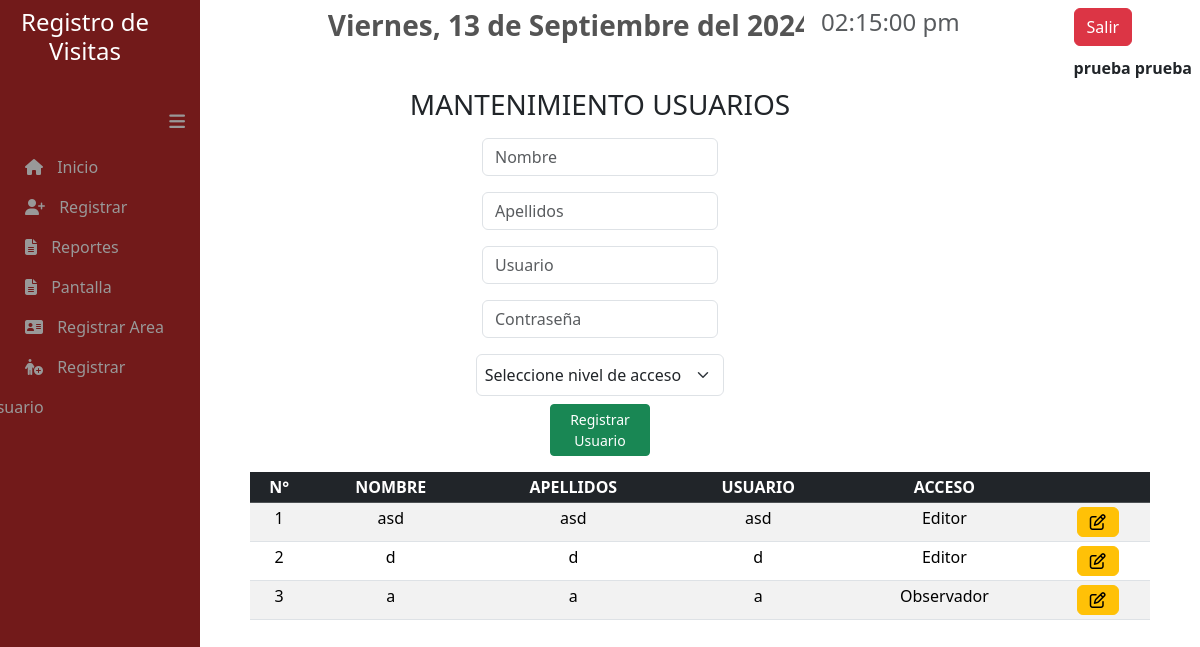
Before: /Vista/usuario.php (signed in) with the older database file.
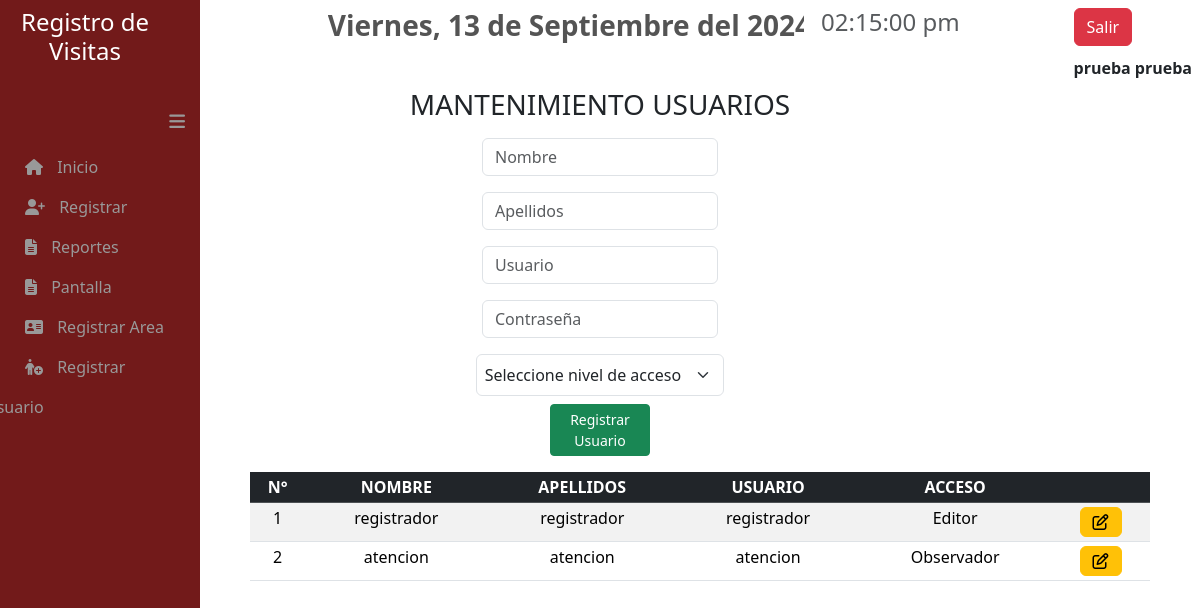
After: the same page with the newer database file.
### tables this page shows
CREATE TABLE IF NOT EXISTS `usuarios` (
  `id` int(11) NOT NULL,
  `nombre` varchar(255) NOT NULL,
  `apellidos` varchar(255) NOT NULL,
  `usuario` varchar(255) NOT NULL,
  `contra` varchar(255) NOT NULL,
  `nivel` int(5) NOT NULL
);

### Modelo/conexion.php (called while the page is built, shortened)
<?php
class conectar
{
	private $miConexion;
	function __construct()
	{
		$this->servername = "localhost";
		$this->database = "registro_visitas";
		$this->username = "root";
		$this->password = "";
		$this->host = "3306";
		$this->miConexion = new mysqli($this->servername, $this->username, $this->password, $this->database, $this->host);
	}
	function Ejecutar_Consulta($strQuery)
	{
		$resultado = $this->miConexion->query($strQuery);
		return $resultado;
	}
}

### Modelo/M_usuario.php (called while the page is built, shortened)
<?php
require_once 'conexion.php';
class M_usuario
{
    function traer_usuario(){
        $query="select * from usuarios where nivel !=1";
        $conn = new conectar();
        $resultado = $conn->Ejecutar_Consulta($query);
        return $resultado;
    }
}

### Vista/usuario.php (the view, shortened to what this page needs)
<?php
include "../Vista/menu.php";
require_once '../Modelo/M_usuario.php';
?>
<html>
<head>
    <link href="https://cdn.jsdelivr.net/npm/bootstrap@5.3.3/dist/css/bootstrap.min.css" rel="stylesheet"
>
</head>
<body>
    <center><h3>MANTENIMIENTO USUARIOS</h3></center>
    <form action="../Controlador/C_agregar_usuario.php" method="POST">
        <div>
            <div class="d-grid gap-2  mx-auto p-2" style="width:21%">
                <input type="text" class="form-control " name="nombre_usuario" id="nombre_usuario" placeholder="Nombre"
                    required>
            </div>
            <div class="d-grid gap-2  mx-auto p-2" style="width:21%">
                <input type="text" class="form-control " name="apellido_usuario" id="apellido_usuario"
                    placeholder="Apellidos" required>
            </div>
            <div class="d-grid gap-2  mx-auto p-2" style="width:21%">
                <input type="text" class="form-control " name="usuario" id="usuario" placeholder="Usuario" required>
            </div>
            <div class="d-grid gap-2  mx-auto p-2" style="width:21%">
                <input type="text" class="form-control " name="contra" id="contra" placeholder="Contraseña" required>
            </div>
            <div class="mx-auto p-2">
                <select class="form-select mx-auto p-2" style="width:21%" name="nivel" id="nivel" required>
                    <option selected value="" disabled>Seleccione nivel de acceso</option>
                </select>
            </div>
        </div>
        <div class="d-grid gap-2 col-1 mx-auto">
            <button type="submit" class="btn btn-success btn-sm" name="btn_guardar" id="btn_guardar"
                value="ok">Registrar Usuario</button>
        </div>
    </form>
    <div style="margin-left:250px;margin-right:50px;">
        <table class="table table-striped table-hover table-sm" id="mitabla">
            <thead class="table-dark">
                <tr>
                    <th scope="col" style="width: fit-content">
                        <center>N°</center>
                    </th>
                    <th scope="col" style="width: fit-content">
                        <center>NOMBRE</center>
                    </th>
                    <th scope="col" style="width: fit-content">
                        <center>APELLIDOS</center>
                    </th>
                    <th scope="col" style="width: fit-content">
                        <center>USUARIO</center>
                    </th>
                    <th scope="col" style="width: fit-content">
                        <center>ACCESO</center>
                    </th>
                    <th></th>
                </tr>
            </thead>
            <tbody>
                <?php
                $consulta = new M_usuario();
                $resultado = $consulta->traer_usuario();
                $num = 1;
                while ($datos = $resultado->fetch_object()) { ?>
                    <tr>
                        <td style="width: fit-content">
                            <center><?php echo $num; ?></center>
                        </td>
                        <td style="width: fit-content">
                            <center><?php echo $datos->nombre; ?></center>
                        </td>
                        <td style="width: fit-content">
                            <center><?php echo $datos->apellidos; ?></center>
                        </td>
                        <td style="width: fit-content">
                            <center><?php echo $datos->usuario; ?></center>
                        </td>
                        <td style="width: fit-content">
                            <center>
                                <?php
                                if($datos->nivel == 2){
                                    echo "Editor";
                                }elseif($datos->nivel == 3){
                                    echo "Observador";
                                }
                                ?>
                            </center>
                        </td>
                        <td style="width: fit-content;">
                            <center> <a href="editar.php?id=<?php echo $datos->id ?>" class="btn btn-small btn-warning"
                                    title="Editar"><i class="fa-regular fa-pen-to-square"></i></a>
                            </center>
                        </td>
                    </tr>
                    <?php $num = $num + 1;
                } ?>
            </tbody>
        </table>
    </div>
</body>

### Vista/menu.php (shortened to what this page needs)
<html>
<head>
  <link href="https://cdn.jsdelivr.net/npm/bootstrap@5.3.3/dist/css/bootstrap.min.css" rel="stylesheet"
>
  <link href="https://cdn.datatables.net/2.1.3/css/dataTables.bootstrap4.min.css" rel="stylesheet">
  <link href="https://cdn.datatables.net/autofill/2.7.0/css/autoFill.bootstrap4.css" rel="stylesheet">
  <link href="https://cdn.datatables.net/buttons/3.1.1/css/buttons.bootstrap4.min.css" rel="stylesheet">
  <link href="../CSS/menu.css" rel="stylesheet">
</head>
<?php
$numero_dia = date('N');
$dia = date('d');
$mes = date('m');
$año = date('Y');
$nombre_mes = array(
  '01' => 'Enero',
  '02' => 'Febrero',
  '03' => 'Marzo',
  '04' => 'Abril',
  '05' => 'Mayo',
  '06' => 'Junio',
  '07' => 'Julio',
  '08' => 'Agosto',
  '09' => 'Septiembre',
  '10' => 'Octubre',
  '11' => 'Noviembre',
  '12' => 'Diciembre'
);
$dias_semana = [
  '',
  'Lunes',
  'Martes',
  'Miercoles',
  'Jueves',
  'Viernes',
  'Sabado',
  'Domingo',
];
$fecha = $dias_semana[$numero_dia] . ', ' . $dia . ' de ' . $nombre_mes[$mes] . ' del ' . $año . '.';
?>
<body>
  <div class="justify-content-between d-flex ">
    <div id="wrapper">
      <div id="sidebar-wrapper">
        <ul class="sidebar-nav" style="margin-left:5px;">
          <h4 class="text-white text-center p-2">Registro de Visitas</h4>
          <li class="sidebar-brand">
            <a id="menu-toggle" style="margin-top:20px;float:right;" title="Ocultar Menu"> <i class="fa fa-bars"></i>
          </li>
          <li>
            <a href="inicio.php"><i class="fa-sharp-duotone fa-solid fa-house" aria-hidden="true"> </i> <span
                style="margin-left:10px;">Inicio</span> </a>
          </li>
          <li>
            <a href="registrar.php"> <i class="fa-solid fa-user-plus" aria-hidden="true"></i> <span
                style="margin-left:10px;">
                Registrar</span> </a>
          </li>
          <li>
            <a href="reportes.php"> <i class="fa-solid fa-file-lines" aria-hidden="true"></i> <span
                style="margin-left:10px;">
                Reportes</span> </a>
          </li>
          <li>
            <a href="pantalla.php"> <i class="fa-solid fa-file-lines" aria-hidden="true"></i> <span
                style="margin-left:10px;">
                Pantalla</span> </a>
          </li>
          <div>
            <li>
              <?php if ($_SESSION['nivel'] == '1') { ?>
                <a href="area.php"><i class="fa-duotone fa-solid fa-address-card"></i><span style="margin-left:10px;">
                    Registrar Area</span></a>
                    <a href="usuario.php"><i class="fa-solid fa-person-circle-plus"></i><span style="margin-left:10px;">
                    Registrar Usuario</span></a>
              <?php } ?>
            </li>
          </div>
        </ul>
      </div>
    </div>
    <b>
      <div class="d-flex justify-content-between p-2" style="width: 650px;">
        <div><h3><input class="border border-0 fw-bold bg-transparent" style="width: 480px;" value="<?php echo $fecha ?>"
            disabled></input></h3>
        </div>
        <div>
          <h4><label class="fw-blod opacity-75" id="hora_visitante" name="hora_visitante">
          </label></h4>
        </div>
      </div>
    </b>
    <div class="p-2">
      <div><a type="button" class="btn btn-danger" href="../Controlador/C_cerrar_session.php">Salir</a></div>
      <div style="margin-top: 10px;">
        <?php echo "<strong>" . $_SESSION['nombre'] . " " . $_SESSION['apellidos'] . "</strong>"; ?></div>
    </div>
  </div>
</body>
</html>

### CSS/menu.css (style rules this page uses)
body { overflow-x: hidden; }
#wrapper { padding-left: 0; -webkit-transition: all 0.6s ease; -moz-transition: all 0.6s ease; -o-transition: all 0.6s ease; transition: all 0.6s ease; }
#sidebar-wrapper { z-index: 1000; position: fixed; left: 250px; width: 0; height: 100%; margin-left: -250px; overflow-y: auto; background-color:#721a1a !Important; -webkit-transition: all 0.5s ease; -moz-transition: all 0.5s ease; -o-transition: all 0.5s ease; transition: all 0.5s ease; }
.sidebar-nav { position: absolute; top: 0; right:15px; width: 200px; margin: 0; padding: 0; list-style: none; }
.sidebar-nav li { text-indent: 20px; line-height: 40px; }
.sidebar-nav li i { text-indent: 20px; line-height: 40px; color: #999999; }
.sidebar-nav li a { display: block; text-decoration: none; color: #999999; cursor: pointer; }
.sidebar-nav > .sidebar-brand { height: 65px; font-size: 18px; line-height: 60px; }
.sidebar-nav > .sidebar-brand a { color: #999999; }
@media (min-width:768px) { #wrapper { padding-left: 220px; } }
@media (min-width:768px) { #sidebar-wrapper { width: 200px; } }

Changed rows visible on the page:
removed usuarios: nombre "asd", apellidos "asd", usuario "asd", nivel "Editor"
removed usuarios: nombre "d", apellidos "d", usuario "d", nivel "Editor"
removed usuarios: nombre "a", apellidos "a", usuario "a", nivel "Observador"
added usuarios: nombre "registrador", apellidos "registrador", usuario "registrador", nivel "Editor"
added usuarios: nombre "atencion", apellidos "atencion", usuario "atencion", nivel "Observador"
